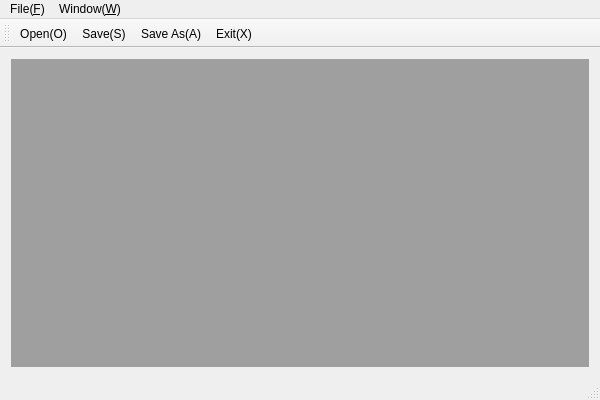
<?xml version="1.0" encoding="UTF-8"?>
<ui version="4.0">
 <class>bsplinesurfaceClass</class>
 <widget class="QMainWindow" name="bsplinesurfaceClass">
  <property name="geometry">
   <rect>
    <x>0</x>
    <y>0</y>
    <width>600</width>
    <height>400</height>
   </rect>
  </property>
  <property name="windowTitle">
   <string>bsplinesurface</string>
  </property>
  <widget class="QWidget" name="centralWidget">
   <layout class="QGridLayout" name="gridLayout">
    <item row="0" column="0">
     <widget class="QMdiArea" name="mdiArea">
      <widget class="subwindow1" name="subwindow_1">
       <property name="windowTitle">
        <string>节点和参数化窗口</string>
       </property>
      </widget>
      <widget class="subwindow2" name="subwindow_2">
       <property name="windowTitle">
        <string>拟合曲面窗口</string>
       </property>
      </widget>
      <widget class="subwindow0" name="subwindow_0">
       <property name="windowTitle">
        <string>输入网格窗口</string>
       </property>
      </widget>
     </widget>
    </item>
   </layout>
  </widget>
  <widget class="QMenuBar" name="menuBar">
   <property name="geometry">
    <rect>
     <x>0</x>
     <y>0</y>
     <width>600</width>
     <height>23</height>
    </rect>
   </property>
   <widget class="QMenu" name="menuFile_F">
    <property name="title">
     <string>File(&amp;F)</string>
    </property>
    <addaction name="actionOpen"/>
    <addaction name="actionSave"/>
    <addaction name="actionSaveAs"/>
    <addaction name="actionExit"/>
   </widget>
   <widget class="QMenu" name="menuWindow_W">
    <property name="title">
     <string>Window(&amp;W)</string>
    </property>
    <addaction name="actionTile"/>
    <addaction name="actionCascade"/>
    <addaction name="actionClose"/>
    <addaction name="actionCloseAll"/>
   </widget>
   <addaction name="menuFile_F"/>
   <addaction name="menuWindow_W"/>
  </widget>
  <widget class="QToolBar" name="mainToolBar">
   <attribute name="toolBarArea">
    <enum>TopToolBarArea</enum>
   </attribute>
   <attribute name="toolBarBreak">
    <bool>false</bool>
   </attribute>
   <addaction name="actionOpen"/>
   <addaction name="actionSave"/>
   <addaction name="actionSaveAs"/>
   <addaction name="actionExit"/>
  </widget>
  <widget class="QStatusBar" name="statusBar"/>
  <action name="actionOpen">
   <property name="icon">
    <iconset resource="bsplinesurface.qrc">
     <normaloff>:/images/images/open.png</normaloff>:/images/images/open.png</iconset>
   </property>
   <property name="text">
    <string>Open(&amp;O)</string>
   </property>
   <property name="toolTip">
    <string>Open</string>
   </property>
   <property name="shortcut">
    <string>Ctrl+O</string>
   </property>
  </action>
  <action name="actionSave">
   <property name="icon">
    <iconset resource="bsplinesurface.qrc">
     <normaloff>:/images/images/save.png</normaloff>:/images/images/save.png</iconset>
   </property>
   <property name="text">
    <string>Save(&amp;S)</string>
   </property>
   <property name="toolTip">
    <string>Save</string>
   </property>
   <property name="shortcut">
    <string>Ctrl+S</string>
   </property>
  </action>
  <action name="actionSaveAs">
   <property name="icon">
    <iconset resource="bsplinesurface.qrc">
     <normaloff>:/images/images/saveAs.png</normaloff>:/images/images/saveAs.png</iconset>
   </property>
   <property name="text">
    <string>Save As(&amp;A)</string>
   </property>
   <property name="toolTip">
    <string>Save As</string>
   </property>
   <property name="shortcut">
    <string>Ctrl+A</string>
   </property>
  </action>
  <action name="actionExit">
   <property name="icon">
    <iconset resource="bsplinesurface.qrc">
     <normaloff>:/images/images/exit.png</normaloff>:/images/images/exit.png</iconset>
   </property>
   <property name="text">
    <string>Exit(&amp;X)</string>
   </property>
   <property name="toolTip">
    <string>Exit</string>
   </property>
   <property name="shortcut">
    <string>Ctrl+X</string>
   </property>
  </action>
  <action name="actionTile">
   <property name="text">
    <string>Tile(&amp;T)</string>
   </property>
   <property name="toolTip">
    <string>Tile</string>
   </property>
  </action>
  <action name="actionCascade">
   <property name="text">
    <string>Cascade(&amp;C)</string>
   </property>
   <property name="toolTip">
    <string>Cascade</string>
   </property>
  </action>
  <action name="actionClose">
   <property name="text">
    <string>Close(&amp;O)</string>
   </property>
   <property name="toolTip">
    <string>Close</string>
   </property>
  </action>
  <action name="actionCloseAll">
   <property name="text">
    <string>Close All(&amp;A)</string>
   </property>
   <property name="toolTip">
    <string>Close All</string>
   </property>
  </action>
 </widget>
 <layoutdefault spacing="6" margin="11"/>
 <customwidgets>
  <customwidget>
   <class>subwindow1</class>
   <extends>QWidget</extends>
   <header>subwindow1.h</header>
   <container>1</container>
  </customwidget>
  <customwidget>
   <class>subwindow2</class>
   <extends>QWidget</extends>
   <header>subwindow2.h</header>
   <container>1</container>
  </customwidget>
  <customwidget>
   <class>subwindow0</class>
   <extends>QWidget</extends>
   <header>subwindow0.h</header>
   <container>1</container>
  </customwidget>
 </customwidgets>
 <resources>
  <include location="bsplinesurface.qrc"/>
 </resources>
 <connections>
  <connection>
   <sender>actionTile</sender>
   <signal>triggered()</signal>
   <receiver>mdiArea</receiver>
   <slot>tileSubWindows()</slot>
   <hints>
    <hint type="sourcelabel">
     <x>-1</x>
     <y>-1</y>
    </hint>
    <hint type="destinationlabel">
     <x>299</x>
     <y>206</y>
    </hint>
   </hints>
  </connection>
  <connection>
   <sender>actionCascade</sender>
   <signal>triggered()</signal>
   <receiver>mdiArea</receiver>
   <slot>cascadeSubWindows()</slot>
   <hints>
    <hint type="sourcelabel">
     <x>-1</x>
     <y>-1</y>
    </hint>
    <hint type="destinationlabel">
     <x>299</x>
     <y>206</y>
    </hint>
   </hints>
  </connection>
 </connections>
</ui>
